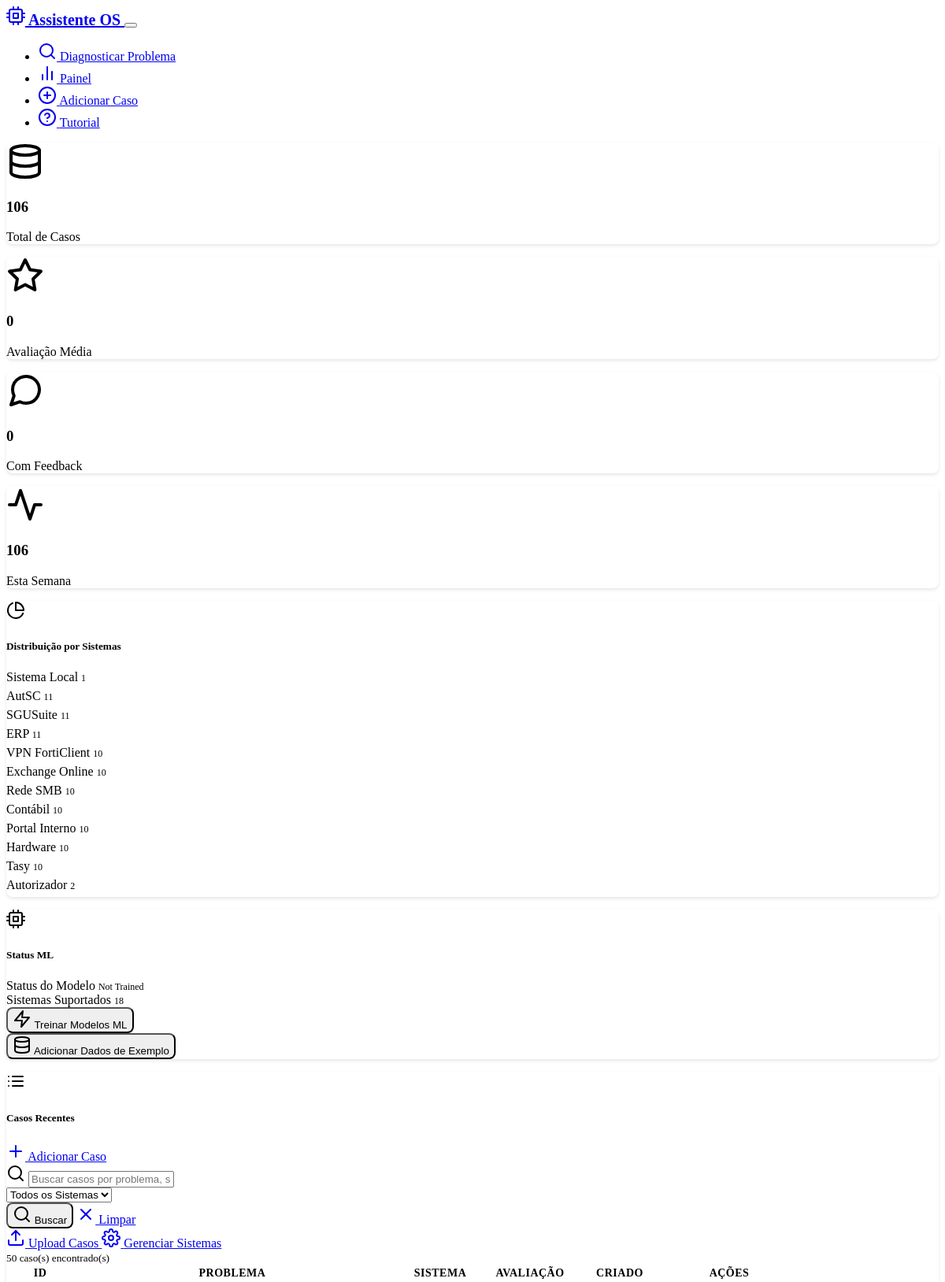
/dashboard (upper part), run on the app's committed database.
### models.py (models this page shows, shortened)
class Case(db.Model):
    __tablename__ = 'cases'
    id = db.Column(db.Integer, primary_key=True)
    problem_description = db.Column(db.Text, nullable=False)
    solution = db.Column(db.Text, nullable=False)
    system_type = db.Column(db.String(100), default="Unknown")
    created_at = db.Column(db.DateTime, default=datetime.now)
    effectiveness_score = db.Column(db.Float, nullable=True)
    feedback_count = db.Column(db.Integer, default=0)
    tags = db.Column(db.String(500), default="")  # Stored as comma-separated string
    feedbacks = db.relationship("CaseFeedback", backref="case", cascade="all, delete-orphan")

### routes.py (the view)
@app.route('/dashboard')
def dashboard():
    search_query = request.args.get('search', '').strip()
    system_filter = request.args.get('system', '')
    try:
        stats = case_service.get_statistics()
        if search_query or system_filter:
            cases = case_service.search_cases(search_query, system_filter)
        else:
            cases = case_service.get_recent_cases(limit=50)  # Show more recent cases
        systems = case_service.get_unique_systems()
        return render_template('dashboard.html',
                             stats=stats,
                             cases=cases,
                             recent_cases=cases,  # For backward compatibility
                             search_query=search_query,
                             system_filter=system_filter,
                             systems=systems)
    except Exception as e:
        logging.error(f"Error loading dashboard: {str(e)}")
        flash(f'Error loading dashboard: {str(e)}', 'error')
        return render_template('dashboard.html', stats={}, cases=[], recent_cases=[], systems=[])

### case_service.py (called while the page is built)
    def get_all_cases(self) -> List[Case]:
        try:
            return Case.query.all()
        except Exception as e:
            logging.error(f"Error getting cases from database: {str(e)}")
            return current_app.config.get('CASES_STORAGE', [])

    def get_recent_cases(self, limit: int = 10) -> List[Case]:
        try:
            cases = self.get_all_cases()
            sorted_cases = sorted(cases, key=lambda x: x.created_at, reverse=True)
            return sorted_cases[:limit]
        except Exception as e:
            logging.error(f"Error getting recent cases: {str(e)}")
            return []

    def get_unique_systems(self) -> List[str]:
        try:
            cases = self.get_all_cases()
            systems = set(case.system_type for case in cases)
            return sorted(list(systems))
        except Exception as e:
            logging.error(f"Error getting unique systems: {str(e)}")
            return []

### templates/dashboard.html (shortened to what this page needs)
{% extends "base.html" %}
{% block content %}
<div class="row">
    {% if stats %}
    <div class="col-12 mb-4">
        <div class="row">
            <div class="col-md-3 mb-3">
                <div class="card text-center">
                    <div class="card-body">
                        <i data-feather="database" class="mb-2" style="width: 48px; height: 48px; color: var(--bs-primary);"></i>
                        <h3 class="mb-1">{{ stats.total_cases }}</h3>
                        <p class="text-muted mb-0">Total de Casos</p>
                    </div>
                </div>
            </div>
            <div class="col-md-3 mb-3">
                <div class="card text-center">
                    <div class="card-body">
                        <i data-feather="star" class="mb-2" style="width: 48px; height: 48px; color: var(--bs-warning);"></i>
                        <h3 class="mb-1">{{ stats.avg_effectiveness or 0 }}</h3>
                        <p class="text-muted mb-0">Avaliação Média</p>
                    </div>
                </div>
            </div>
            <div class="col-md-3 mb-3">
                <div class="card text-center">
                    <div class="card-body">
                        <i data-feather="message-circle" class="mb-2" style="width: 48px; height: 48px; color: var(--bs-success);"></i>
                        <h3 class="mb-1">{{ stats.cases_with_feedback }}</h3>
                        <p class="text-muted mb-0">Com Feedback</p>
                    </div>
                </div>
            </div>
            <div class="col-md-3 mb-3">
                <div class="card text-center">
                    <div class="card-body">
                        <i data-feather="activity" class="mb-2" style="width: 48px; height: 48px; color: var(--bs-info);"></i>
                        <h3 class="mb-1">{{ stats.recent_activity }}</h3>
                        <p class="text-muted mb-0">Esta Semana</p>
                    </div>
                </div>
            </div>
        </div>
    </div>
    {% endif %}
    {% if stats and stats.systems %}
    <div class="col-md-4 mb-4">
        <div class="card h-100">
            <div class="card-header d-flex align-items-center">
                <i data-feather="pie-chart" class="me-2"></i>
                <h5 class="mb-0">Distribuição por Sistemas</h5>
            </div>
            <div class="card-body">
                {% for system, count in stats.systems.items() %}
                <div class="d-flex justify-content-between align-items-center mb-2">
                    <span>{{ system }}</span>
                    <span class="badge bg-secondary">{{ count }}</span>
                </div>
                <div class="progress mb-3" style="height: 6px;">
                </div>
                {% endfor %}
            </div>
        </div>
    </div>
    {% endif %}
    <div class="col-md-4 mb-4">
        <div class="card h-100">
            <div class="card-header d-flex justify-content-between align-items-center">
                <div class="d-flex align-items-center">
                    <i data-feather="cpu" class="me-2"></i>
                    <h5 class="mb-0">Status ML</h5>
                </div>
            </div>
            <div class="card-body">
                <div id="mlInfo">
                    <div class="d-flex justify-content-between align-items-center mb-2">
                        <span>Status do Modelo</span>
                        <span id="mlTrained" class="badge bg-secondary">Loading...</span>
                    </div>
                    <div class="d-flex justify-content-between align-items-center mb-2">
                        <span>Sistemas Suportados</span>
                        <span id="mlSystems" class="badge bg-info">-</span>
                    </div>
                    <div class="mt-3 d-grid gap-2">
                        <form action="{{ url_for('train_models') }}" method="POST" class="d-inline">
                            <button type="submit" class="btn btn-sm btn-outline-primary w-100" id="trainBtn">
                                <i data-feather="zap" class="me-1"></i>
                                Treinar Modelos ML
                            </button>
                        </form>
                        <form action="{{ url_for('populate_sample_data') }}" method="POST" class="d-inline">
                            <button type="submit" class="btn btn-sm btn-outline-info w-100" id="sampleBtn">
                                <i data-feather="database" class="me-1"></i>
                                Adicionar Dados de Exemplo
                            </button>
                        </form>
                    </div>
                </div>
            </div>
        </div>
    </div>
</div>
<div class="row">
    <div class="col-12">
        <div class="card">
            <div class="card-header d-flex justify-content-between align-items-center">
                <div class="d-flex align-items-center">
                    <i data-feather="list" class="me-2"></i>
                    <h5 class="mb-0">
                        {% if search_query or system_filter %}
                            Resultados da Busca
                        {% else %}
                            Casos Recentes
                        {% endif %}
                    </h5>
                </div>
                <a href="{{ url_for('add_case_form') }}" class="btn btn-primary">
                    <i data-feather="plus" class="me-1"></i>
                    Adicionar Caso
                </a>
            </div>
            <div class="card-body border-bottom">
                <form method="GET" action="{{ url_for('dashboard') }}" class="row g-3">
                    <div class="col-md-6">
                        <div class="input-group">
                            <span class="input-group-text">
                                <i data-feather="search"></i>
                            </span>
                            <input type="text"
                                   class="form-control"
                                   name="search"
                                   value="{{ search_query or '' }}"
                                   placeholder="Buscar casos por problema, solução ou sistema...">
                        </div>
                    </div>
                    <div class="col-md-3">
                        <select class="form-select" name="system">
                            <option value="">Todos os Sistemas</option>
                        </select>
                    </div>
                    <div class="col-md-3">
                        <div class="d-flex gap-1">
                            <button type="submit" class="btn btn-outline-primary">
                                <i data-feather="search"></i>
                                Buscar
                            </button>
                            <a href="{{ url_for('dashboard') }}" class="btn btn-outline-secondary">
                                <i data-feather="x"></i>
                                Limpar
                            </a>
                        </div>
                    </div>
                </form>
            </div>
            <div class="card-body p-0">
                {% if cases %}
                <div class="table-responsive">
                    <div class="d-flex justify-content-between align-items-center p-3 border-bottom bg-dark">
                        <div class="d-flex gap-2">
                            <a href="{{ url_for('upload_cases_form') }}" class="btn btn-sm btn-outline-primary">
                                <i data-feather="upload" class="me-1"></i>
                                Upload Casos
                            </a>
                            <a href="{{ url_for('manage_systems') }}" class="btn btn-sm btn-outline-secondary">
                                <i data-feather="settings" class="me-1"></i>
                                Gerenciar Sistemas
                            </a>
                        </div>
                        <small class="text-muted">{{ cases|length }} caso(s) encontrado(s)</small>
                    </div>
                    <table class="table table-hover mb-0">
                        <thead class="table-dark">
                            <tr>
                                <th width="80">ID</th>
                                <th>Problema</th>
                                <th width="120">Sistema</th>
                                <th width="100">Avaliação</th>
                                <th width="120">Criado</th>
                                <th width="150">Ações</th>
                            </tr>
                        </thead>
                    </table>
                </div>
                {% endif %}
            </div>
        </div>
    </div>
</div>
{% endblock %}

### static/style.css (style rules this page uses)
:root { --custom-code-bg: #1a1a1a; --custom-border-radius: 8px; }
.card { border-radius: var(--custom-border-radius); box-shadow: 0 2px 4px rgba(0, 0, 0, 0.1); margin-bottom: 1rem; }
.card-header { background-color: var(--bs-dark); border-bottom: 1px solid var(--bs-border-color); border-radius: var(--custom-border-radius) var(--custom-border-radius) 0 0 !important; }
.btn { border-radius: var(--custom-border-radius); font-weight: 500; }
.table-responsive { border-radius: var(--custom-border-radius); }
.table th { border-top: none; font-weight: 600; font-size: 0.875rem; text-transform: uppercase; letter-spacing: 0.5px; }
.progress { border-radius: var(--custom-border-radius); background-color: var(--bs-secondary-bg); }
.badge { border-radius: var(--custom-border-radius); font-weight: 500; font-size: 0.75rem; }

### data on the page
Case: system_type "Sistema Local", id "1"
Case: system_type "AutSC", count "11"
Case: system_type "SGUSuite", count "11"
Case: system_type "ERP", count "11"
Case: system_type "VPN FortiClient", count "10"
Case: system_type "Exchange Online", count "10"
Case: system_type "Rede SMB", id "10"
Case: system_type "Contábil", count "10"
Case: system_type "Portal Interno", count "10"
Case: system_type "Hardware", count "10"
Case: system_type "Tasy", count "10"
Case: system_type "Autorizador", count "2"

### other printed values
{{ stats.total_cases }} "106"
{{ stats.avg_effectiveness or 0 }} "0"
{{ stats.cases_with_feedback }} "0"
{{ stats.recent_activity }} "106"
{{ cases|length }} "50"
